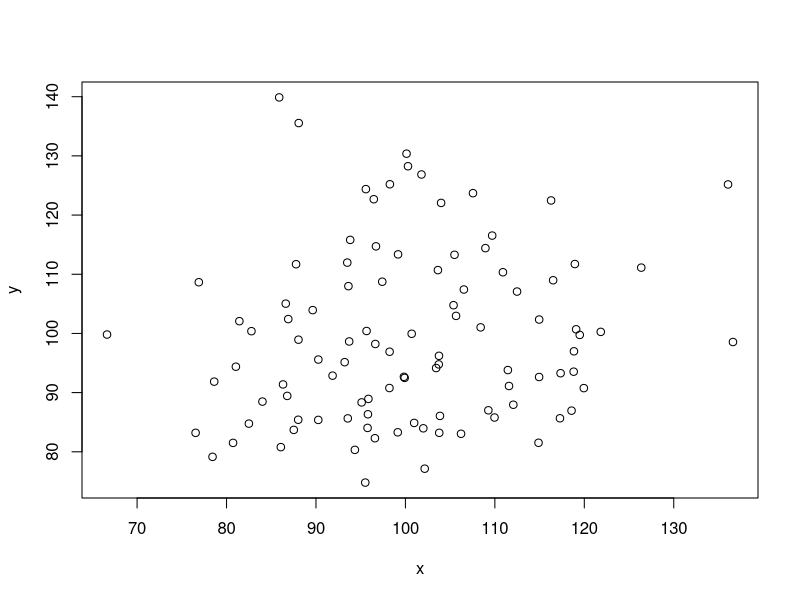

Generate this figure with R:
# This is a sample file.

setwd('/Users/WilliamWang/Library/Mobile Documents/com~apple~CloudDocs/Documents/py/rundir')

set.seed(0)
x <- rnorm(100, mean = 100, sd = 15)
y <- rnorm(100, mean = 100, sd = 15)

png(filename = 'sample_r_graph.png')
plot(x, y)
dev.off()
